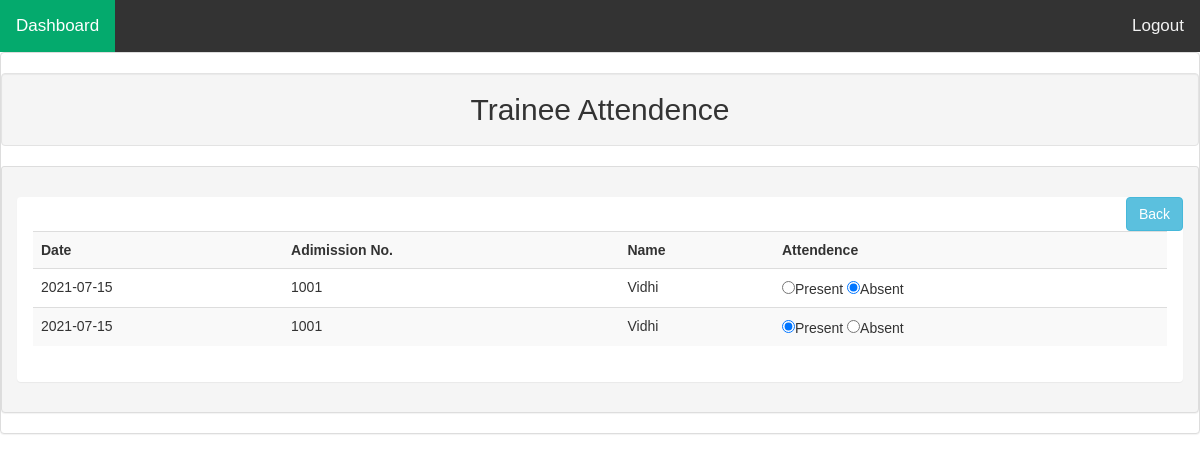
The page /show_attendence.php?name=2021-07-15 on the database its author committed.
### tables this page shows
CREATE TABLE IF NOT EXISTS `attendence_records` (
  `sl` int(255) NOT NULL AUTO_INCREMENT,
  `add_id` int(255) NOT NULL,
  `name` varchar(50) NOT NULL,
  `status` varchar(10) NOT NULL,
  `date` date NOT NULL,
  PRIMARY KEY (`sl`)
);

### show_attendence.php (the view, shortened to what this page needs)
<!DOCTYPE html>
<html lang="en">
<head>
        <link rel="stylesheet" href="https://maxcdn.bootstrapcdn.com/bootstrap/3.4.1/css/bootstrap.min.css">
        <link rel="stylesheet" href="1.css">
        <?php  include('db.php'); ?>
</head>
<body>
<div class="topnav">
  <a class="active"href="admin_dashboard.php"><i class="fa fa-fw fa-home"></i>Dashboard</a>
  <div class="topnav-right">
    <a href="logout.php"> <i class="fa fa-fw fa-user"></i>Logout</a>
  </div>
</div>
    <div class="panel panel-default">
    <h2><div class="well text-center">Trainee Attendence</div></h2>
        <div class="panel panel-heading">
            <h2>
                <a href="view.php" class="btn btn-info pull-right">Back</a>
            </h2>
            <div class="panel panel-body">
                <form action="" method="post">
                    <table class="table table-striped">
                        <tr>
                        <th>Date</th>
                        <th>Adimission No.</th>
                        <th>Name</th>
                        <th>Attendence</th>
                        </tr>
                    <?php
                        $query = "select * from attendence_records where date = '$_REQUEST[name]'";
                        $query_run = mysqli_query($conn, $query);
                        $counter=0;
                        while($row=mysqli_fetch_array($query_run))
                        {?>
                            <tr>
                            <td><?php echo $row['date']; ?>
                            <td><?php echo $row['add_id']; ?>
                            <td><?php echo $row['name']; ?>
                            <td><input type="radio" name="status[<?php echo $counter; ?>]"
                            <?php if($row['status']=="Present") echo "checked=checked";?>
                             value="Present">Present
                                <input type="radio" name="status[<?php echo $counter; ?>]"
                                <?php if($row['status']=="Absent") echo "checked=checked";?>
                                value="Absent">Absent</td>
                            </tr>
                    <?php
                        $counter++;
                        }
                    ?>
                    </table>
                </form>
            </div>
        </div>
    </div>
</body>
</html>

### 1.css (style rules this page uses)
.topnav a { float: left; color: #f2f2f2; text-align: center; padding: 14px 16px; text-decoration: none; font-size: 17px; }
.topnav a.active { background-color: #04AA6D; color: white; }
.topnav { overflow: hidden; background-color: #333; }
.topnav-right { float: right; }
body { margin: 0; padding: 0; background: url(https://images.unsplash.com/photo-1540497077202-7c8a3999166f?ixid=MnwxMjA3fDB8MHxwaG90by1wYWdlfHx8fGVufDB8fHx8&ixlib=rb-1.2.1&auto=format&fit=crop&w=750&q=80); background-size: cover; font-family: sans-serif; }

### rows shown on the page
attendence_records: date "2021-07-15", add "1001", name "Vidhi", status "☑"
attendence_records: date "2021-07-15", add "1001", name "Vidhi", status "☑"
